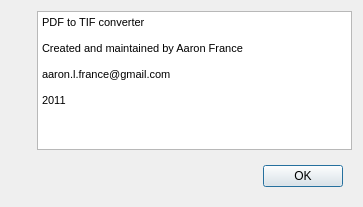
<?xml version="1.0" encoding="UTF-8"?>
<ui version="4.0">
 <class>Dialog</class>
 <widget class="QDialog" name="Dialog">
  <property name="geometry">
   <rect>
    <x>0</x>
    <y>0</y>
    <width>363</width>
    <height>207</height>
   </rect>
  </property>
  <property name="windowTitle">
   <string>Dialog</string>
  </property>
  <layout class="QGridLayout" name="gridLayout">
   <item row="0" column="0">
    <widget class="QLabel" name="label_2">
     <property name="text">
      <string/>
     </property>
     <property name="pixmap">
      <pixmap>pdftotif_small.png</pixmap>
     </property>
    </widget>
   </item>
   <item row="1" column="0">
    <spacer name="verticalSpacer">
     <property name="orientation">
      <enum>Qt::Vertical</enum>
     </property>
     <property name="sizeHint" stdset="0">
      <size>
       <width>20</width>
       <height>40</height>
      </size>
     </property>
    </spacer>
   </item>
   <item row="0" column="1">
    <widget class="QTextBrowser" name="textBrowser">
     <property name="html">
      <string>&lt;!DOCTYPE HTML PUBLIC &quot;-//W3C//DTD HTML 4.0//EN&quot; &quot;http://www.w3.org/TR/REC-html40/strict.dtd&quot;&gt;
&lt;html&gt;&lt;head&gt;&lt;meta name=&quot;qrichtext&quot; content=&quot;1&quot; /&gt;&lt;style type=&quot;text/css&quot;&gt;
p, li { white-space: pre-wrap; }
&lt;/style&gt;&lt;/head&gt;&lt;body style=&quot; font-family:'MS Shell Dlg 2'; font-size:8.25pt; font-weight:400; font-style:normal;&quot;&gt;
&lt;p style=&quot; margin-top:0px; margin-bottom:0px; margin-left:0px; margin-right:0px; -qt-block-indent:0; text-indent:0px;&quot;&gt;&lt;span style=&quot; font-size:8pt;&quot;&gt;PDF to TIF converter &lt;/span&gt;&lt;/p&gt;
&lt;p style=&quot;-qt-paragraph-type:empty; margin-top:0px; margin-bottom:0px; margin-left:0px; margin-right:0px; -qt-block-indent:0; text-indent:0px; font-size:8pt;&quot;&gt;&lt;/p&gt;
&lt;p style=&quot; margin-top:0px; margin-bottom:0px; margin-left:0px; margin-right:0px; -qt-block-indent:0; text-indent:0px;&quot;&gt;&lt;span style=&quot; font-size:8pt;&quot;&gt;Created and maintained by Aaron France&lt;/span&gt;&lt;/p&gt;
&lt;p style=&quot;-qt-paragraph-type:empty; margin-top:0px; margin-bottom:0px; margin-left:0px; margin-right:0px; -qt-block-indent:0; text-indent:0px; font-size:8pt;&quot;&gt;&lt;/p&gt;
&lt;p style=&quot; margin-top:0px; margin-bottom:0px; margin-left:0px; margin-right:0px; -qt-block-indent:0; text-indent:0px;&quot;&gt;&lt;span style=&quot; font-size:8pt;&quot;&gt;aaron.l.france@gmail.com&lt;/span&gt;&lt;/p&gt;
&lt;p style=&quot;-qt-paragraph-type:empty; margin-top:0px; margin-bottom:0px; margin-left:0px; margin-right:0px; -qt-block-indent:0; text-indent:0px; font-size:8pt;&quot;&gt;&lt;/p&gt;
&lt;p style=&quot; margin-top:0px; margin-bottom:0px; margin-left:0px; margin-right:0px; -qt-block-indent:0; text-indent:0px;&quot;&gt;&lt;span style=&quot; font-size:8pt;&quot;&gt;2011&lt;/span&gt;&lt;/p&gt;&lt;/body&gt;&lt;/html&gt;</string>
     </property>
    </widget>
   </item>
   <item row="1" column="1">
    <widget class="QWidget" name="widget" native="true">
     <layout class="QGridLayout" name="gridLayout_2">
      <item row="0" column="1">
       <widget class="QPushButton" name="pushButton">
        <property name="text">
         <string>OK</string>
        </property>
       </widget>
      </item>
      <item row="0" column="0">
       <spacer name="horizontalSpacer">
        <property name="orientation">
         <enum>Qt::Horizontal</enum>
        </property>
        <property name="sizeHint" stdset="0">
         <size>
          <width>40</width>
          <height>20</height>
         </size>
        </property>
       </spacer>
      </item>
     </layout>
    </widget>
   </item>
  </layout>
 </widget>
 <resources/>
 <connections>
  <connection>
   <sender>pushButton</sender>
   <signal>clicked()</signal>
   <receiver>Dialog</receiver>
   <slot>accept()</slot>
   <hints>
    <hint type="sourcelabel">
     <x>353</x>
     <y>216</y>
    </hint>
    <hint type="destinationlabel">
     <x>720</x>
     <y>589</y>
    </hint>
   </hints>
  </connection>
 </connections>
</ui>
